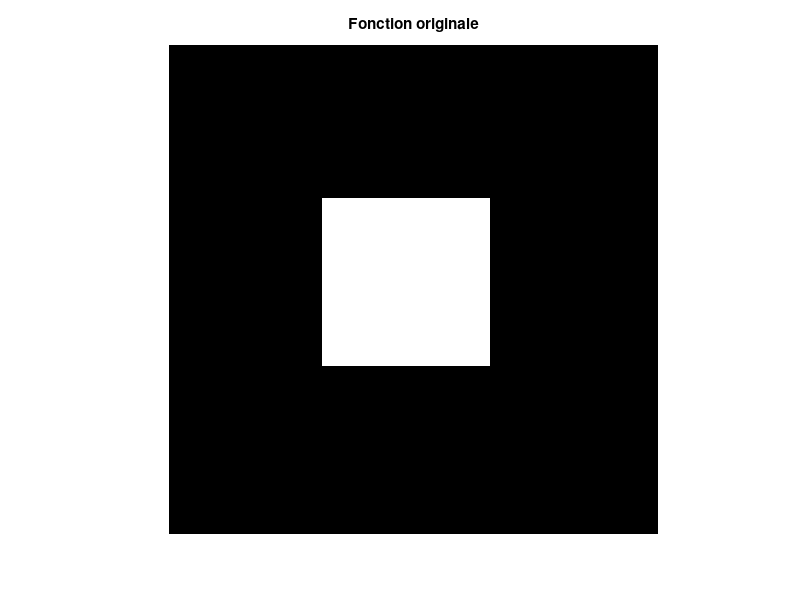

This figure's MATLAB source: (Note: this script raises an error after producing the figure.)
matrix=zeros(32,32);
matrix(11:21,11:21)=1;

%Afficher la fonction originale
figure;
imshow(matrix);
title('Fonction originale');

% Calculer la tranfomé de Fourrier 2D Directe Discrete
F = TFD2D_Discrete(matrix);

% Afficher la magnitude de la transformé de Fourier
figure;
imshow(log(1 + abs(F))); %Pour un meilleure visibilité
title("Transformé de Fourier 2D Directe Discrete (Magnitude)");

% Calculer l'inverse de la tranfromé
FI = TFDI2D_Discrete(F);

% Afficher La fonction récupérée
figure;
imshow(real(FI));
title("Fonction récupérée");
